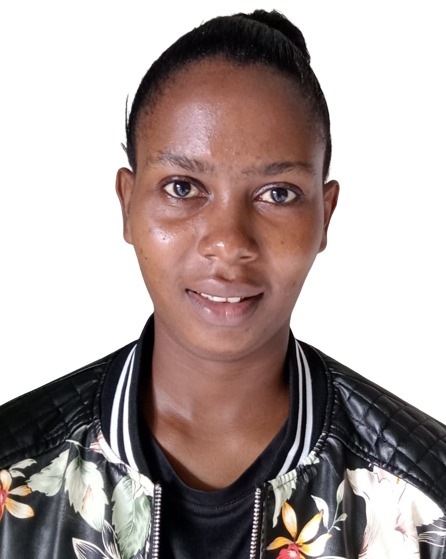
#> input picture Moving Object detection/sample2.jpg, 446 x 559 px
$ python 'image Gausian Blurr.py'
#> lines starting #> are read from the running program, lines starting #| are printed output that depends on the picture
import cv2
img = cv2.imread("sample2.jpg")
#> img is the input picture: shape (559, 446, 3); mean B, G, R 159, 161.1, 174
gaussianBlurImg = cv2.GaussianBlur(img,(21,21),0)
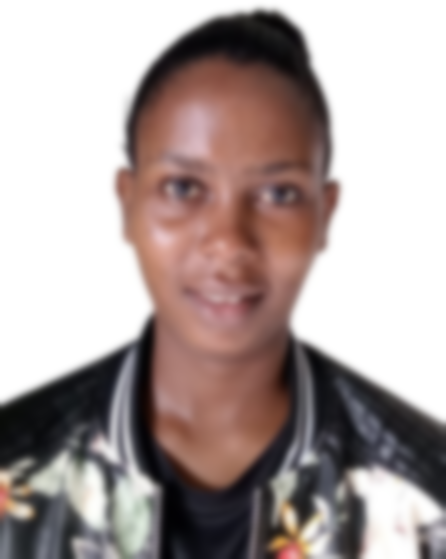
#> gaussianBlurImg: shape (559, 446, 3); mean B, G, R 159, 161.1, 174
cv2.imwrite("gaussianImage.jpg",gaussianBlurImg)
